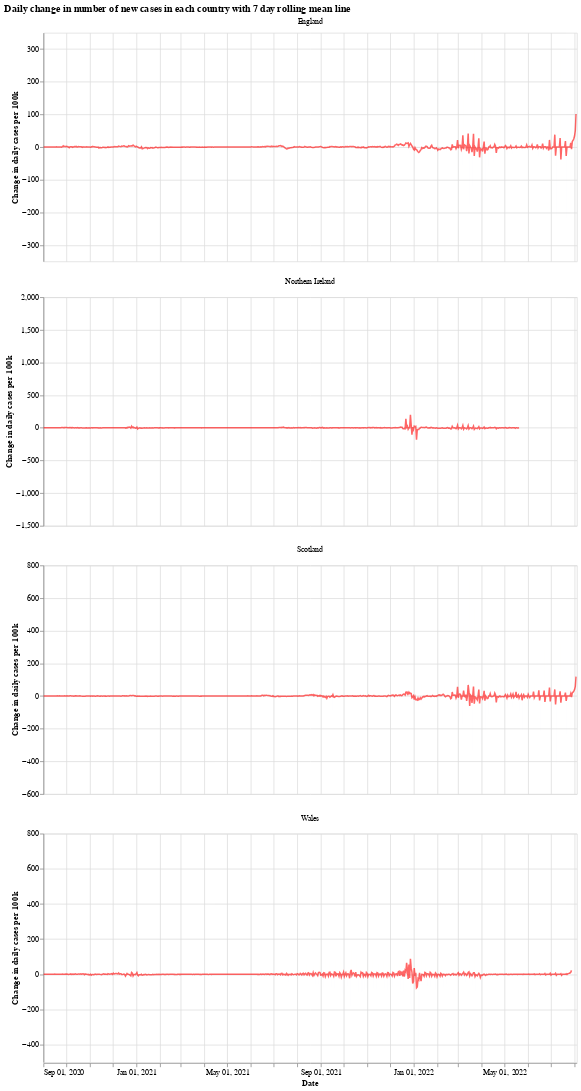

The code cell stored with this chart in its notebook:
### Markdown cell above
We will use the Python library `Altair` for visualising the data, see the [altair docs](https://altair-viz.github.io/) for more information.

First we have a graph which shows the daily change in the number of new cases for each country. This number jumps up and down all over the place, which is likely due to delay in reporting of new cases over the weekend. Another interesting thing is that it looks like the daily cases in Wales experienced a much shorter period of calm over the summer (calm in the sense of daily cases not jumping up and down).

The orange bars are days when the number of new cases (per 100k population) was more than the previous day, while the blue are days when the number of new cases dropped. The red line is the 7 day moving average. 

When the moving average line is below 0, it means that there is a consistent drop in new cases. We can see this clearly happening around the times that lockdowns were introduced (though, to varying degrees). I will update the graphs soon with a marker of when each lockdown started.

### Code cell
# collapse
import altair as alt

bars = alt.Chart(uk_cases).mark_bar().encode(
    x=alt.X("yearmonthdate(date):T", axis=alt.Axis(title='Date')),
    y=alt.Y("casesChangeRate:Q", axis=alt.Axis(title='Change in daily cases per 100k')),
    tooltip='casesChange',
    color=alt.condition(
        alt.datum.casesChangeRate > 0,
        alt.value("orange"),  # The positive color
        alt.value("blue")  # The negative color
    )
).properties(title='Daily change in number of new cases with 7 day rolling mean',width=700).interactive()

line = alt.Chart(uk_cases).mark_line(
    color='red',
    size=2,
    opacity=0.6
).transform_window(
    rolling_mean='mean(casesChangeRate)',
    frame=[0, 7],
    groupby=['areaName']
).encode(
    x='yearmonthdate(date):T',
    y='rolling_mean:Q'
)

alt.layer(bars, line, data=uk_cases).facet(alt.Column(
    'areaName', title=''), columns=1).resolve_scale(y='independent').properties(title='Daily change in number of new cases in each country with 7 day rolling mean line')

### Figure 1 — Vega-Lite specification as saved in the notebook (floating-point values rounded to 4 significant figures; data arrays with more than 128 entries replaced by an {"elided": "..."} marker saying what was removed)
{"config": {"view": {"continuousWidth": 400, "continuousHeight": 300}}, "data": {"name": "data-306ea62eafb518eef91fffe518932ffe"}, "facet": {"type": "nominal", "field": "areaName", "title": ""}, "spec": {"layer": [{"mark": "bar", "encoding": {"color": {"condition": {"value": "orange", "test": "(datum.casesChangeRate > 0)"}, "value": "blue"}, "tooltip": {"type": "quantitative", "field": "casesChange"}, "x": {"type": "temporal", "axis": {"title": "Date"}, "field": "date", "timeUnit": "yearmonthdate"}, "y": {"type": "quantitative", "axis": {"title": "Change in daily cases per 100k"}, "field": "casesChangeRate"}}, "selection": {"selector001": {"type": "interval", "bind": "scales", "encodings": ["x", "y"]}}, "title": "Daily change in number of new cases with 7 day rolling mean", "width": 700}, {"mark": {"type": "line", "color": "red", "opacity": 0.6, "size": 2}, "encoding": {"x": {"type": "temporal", "field": "date", "timeUnit": "yearmonthdate"}, "y": {"type": "quantitative", "field": "rolling_mean"}}, "transform": [{"window": [{"op": "mean", "field": "casesChangeRate", "as": "rolling_mean"}], "frame": [0, 7], "groupby": ["areaName"]}]}]}, "columns": 1, "resolve": {"scale": {"y": "independent"}}, "title": "Daily change in number of new cases in each country with 7 day rolling mean line", "$schema": "https://vega.github.io/schema/vega-lite/v4.8.1.json", "datasets": {"data-306ea62eafb518eef91fffe518932ffe": {"elided": "2727 records"}}}
